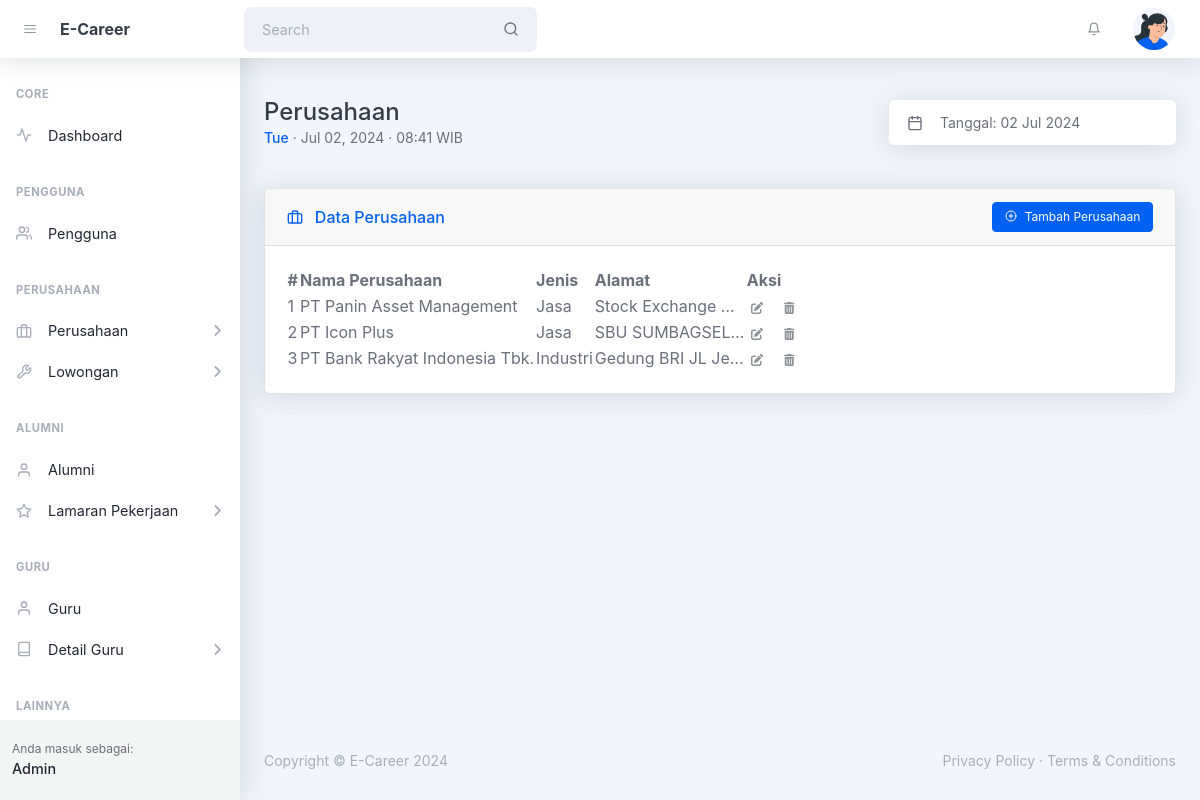
/admin/perusahaan.php (signed in), run on an earlier commit of the app's database.
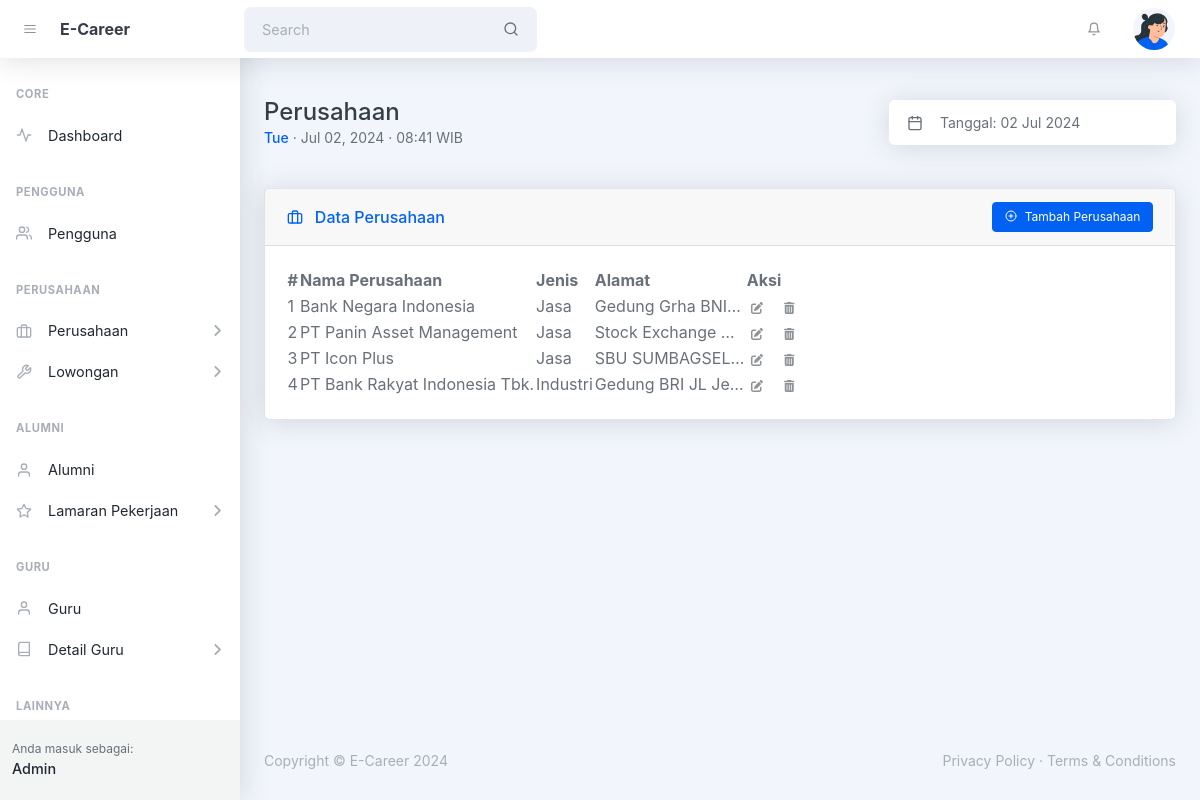
And on a later commit of the database.
### tables this page shows
CREATE TABLE `tbl_perusahaan` (
  `id` int(10) UNSIGNED NOT NULL,
  `id_pengguna` int(10) UNSIGNED DEFAULT NULL,
  `id_jenis_perusahaan` int(10) UNSIGNED DEFAULT NULL,
  `nama_perusahaan` varchar(128) NOT NULL,
  `alamat_perusahaan` varchar(255) NOT NULL,
  `created_at` timestamp NOT NULL DEFAULT current_timestamp(),
  `updated_at` timestamp NULL DEFAULT NULL ON UPDATE current_timestamp()
);

CREATE TABLE `tbl_jenis_perusahaan` (
  `id` int(10) UNSIGNED NOT NULL,
  `nama_jenis` varchar(128) NOT NULL,
  `created_at` timestamp NOT NULL DEFAULT current_timestamp(),
  `updated_at` timestamp NULL DEFAULT NULL ON UPDATE current_timestamp()
);

### helpers/isAccessAllowedHelper.php (called while the page is built, shortened)
<?php
function isAccessAllowed($expected_hak_akses = null): bool {
    include_once '../config/config.php';
    $current_hak_akses = $_SESSION['hak_akses'] ?? null;
    $expected_hak_akses = !is_array($expected_hak_akses)
        ? array($expected_hak_akses)
        : $expected_hak_akses;
    return true;
}
?>

### admin/perusahaan.php (the view, shortened to what this page needs)
<?php
include '../helpers/isAccessAllowedHelper.php';
if (!isAccessAllowed('admin')) :
  session_destroy();
  echo "<meta http-equiv='refresh' content='0;" . base_url_return('index.php?msg=other_error') . "'>";
else :
  include_once '../config/connection.php';
?>
  <!DOCTYPE html>
  <html lang="en">
  <head>
    <?php include '_partials/head.php' ?>
  </head>
  <body class="nav-fixed">
    <?php include '_partials/topnav.php' ?>
    <div id="layoutSidenav">
      <div id="layoutSidenav_nav">
        <?php include '_partials/sidebar.php' ?>
      </div>
      <div id="layoutSidenav_content">
        <main>
          <div class="container-xl px-4 mt-5">
            <div class="d-flex justify-content-between align-items-sm-center flex-column flex-sm-row mb-4">
              <div class="me-4 mb-3 mb-sm-0">
                <h1 class="mb-0">Perusahaan</h1>
                <div class="small">
                  <span class="fw-500 text-primary"><?= date('D') ?></span>
                  &middot; <?= date('M d, Y') ?> &middot; <?= date('H:i') ?> WIB
                </div>
              </div>
              <div class="input-group input-group-joined border-0 shadow w-auto">
                <span class="input-group-text"><i data-feather="calendar"></i></span>
                <input class="form-control ps-0 pointer" id="litepickerRangePlugin" value="Tanggal: <?= date('d M Y') ?>" readonly />
              </div>
            </div>
            <div class="card card-header-actions mb-4 mt-5">
              <div class="card-header">
                <div>
                  <i data-feather="briefcase" class="me-2 mt-1"></i>
                  Data Perusahaan
                </div>
                <button class="btn btn-sm btn-primary toggle_modal_tambah" type="button"><i data-feather="plus-circle" class="me-2"></i>Tambah Perusahaan</button>
              </div>
              <div class="card-body">
                <table id="datatablesSimple">
                  <thead>
                    <tr>
                      <th>#</th>
                      <th>Nama Perusahaan</th>
                      <th>Jenis</th>
                      <th>Alamat</th>
                      <th>Aksi</th>
                    </tr>
                  </thead>
                  <tbody>
                    <?php
                    $no = 1;
                    $query_perusahaan = mysqli_query($connection,
                      "SELECT
                        a.id AS id_perusahaan, a.nama_perusahaan, a.alamat_perusahaan,
                        b.id AS id_jenis_perusahaan, b.nama_jenis,
                        f.id AS id_pengguna, f.username, f.hak_akses
                      FROM tbl_perusahaan AS a
                      LEFT JOIN tbl_jenis_perusahaan AS b
                        ON b.id = a.id_jenis_perusahaan
                      LEFT JOIN tbl_pengguna AS f
                        ON f.id = a.id_pengguna
                      ORDER BY a.id DESC");
                    while ($perusahaan = mysqli_fetch_assoc($query_perusahaan)):
                    ?>
                      <tr>
                        <td><?= $no++ ?></td>
                        <td><?= htmlspecialchars($perusahaan['nama_perusahaan']) ?></td>
                        <td><?= $perusahaan['nama_jenis'] ?></td>
                        <td>
                          <div class="ellipsis toggle_tooltip" title="<?= htmlspecialchars($perusahaan['alamat_perusahaan']) ?>">
                            <?= htmlspecialchars($perusahaan['alamat_perusahaan']) ?>
                          </div>
                        </td>
                        <td>
                          <button class="btn btn-datatable btn-icon btn-transparent-dark me-2 toggle_modal_ubah"
                            data-id_perusahaan="<?= $perusahaan['id_perusahaan'] ?>">
                            <i class="fa fa-pen-to-square"></i>
                          </button>
                          <button class="btn btn-datatable btn-icon btn-transparent-dark me-2 toggle_swal_hapus"
                            data-id_perusahaan="<?= $perusahaan['id_perusahaan'] ?>"
                            data-id_pengguna="<?= $perusahaan['id_pengguna'] ?>"
                            data-nama_perusahaan="<?= $perusahaan['nama_perusahaan'] ?>">
                            <i class="fa fa-trash-can"></i>
                          </button>
                        </td>
                      </tr>
                    <?php endwhile ?>
                  </tbody>
                </table>
              </div>
            </div>
          </div>
        </main>
        <?php include '_partials/footer.php' ?>
      </div>
    </div>
  </body>
  </html>
<?php endif ?>

What changed in the data, as far as the page shows it:
added tbl_perusahaan: nama_perusahaan "Bank Negara Indonesia", id_jenis_perusahaan.nama_jenis "Jasa", alamat_perusahaan "Gedung Grha BNI…"
